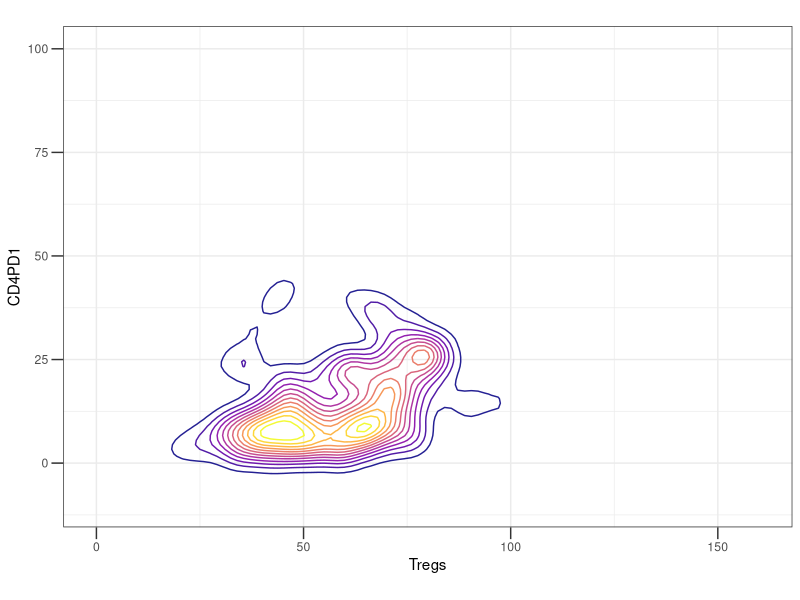
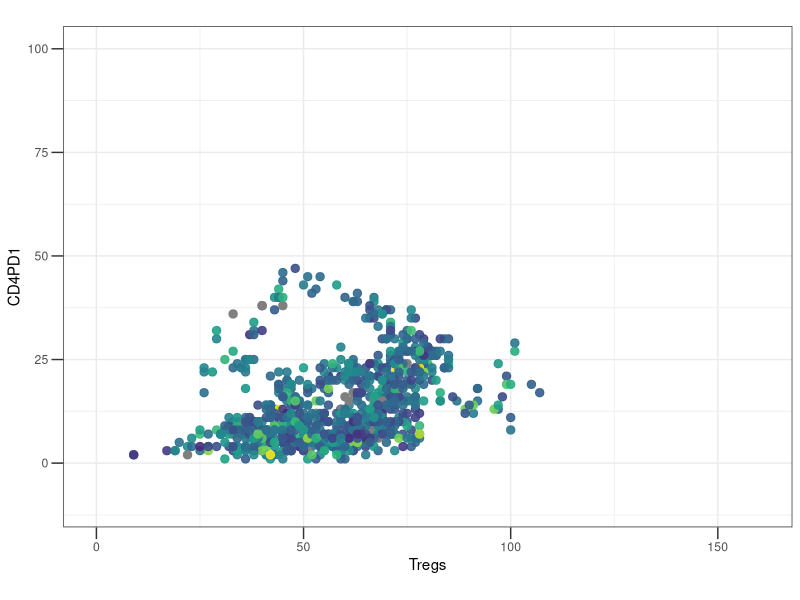

Source code (R) for these figures, in order:
## ---- chunk 1
library(ggplot2)
library(spatstat)
library(viridis)
library(tidyverse)

#import sample data taken from a female 6 week old WT NOD mouse
WT_CD4 <- read.csv("CD4 Tconvs.csv")
WT_Tregs <- read.csv("Tregs.csv")
WT_PD1 <- filter(WT_CD4, PD1>180)        #filter for cells expressing high PD-1
## ---- chunk 2
WT_Tregs.pp3 <- pp3(WT_Tregs[,6],WT_Tregs[,7],WT_Tregs[,8],range(WT_Tregs[,6]),range(WT_Tregs[,7]),range(WT_Tregs[,8]),
                    marks=WT_Tregs$CD25) 
WT_PD1.pp3 <- pp3(WT_PD1[,6],WT_PD1[,7],WT_PD1[,8],range(WT_Tregs[,6]),range(WT_Tregs[,7]),range(WT_Tregs[,8]),
                  marks=WT_PD1$CD25) 

#Calculate 3D cross distances between each CD4+ PD-1+ Tconv and every Treg 
WT_dist <- (crossdist.pp3(WT_PD1.pp3,WT_Tregs.pp3))%>% 
  t()%>%
  as.data.frame()

#Calculate 3D pairwise distances between every CD4+ PD-1+ Tconv  
WT_PD1_pd <- pairdist.pp3(WT_PD1.pp3)

cutoff <- 50 #user selected parameter - distance cutoff in micrometers

WT_dist_list <- list()

#for each CD4+ PD-1+ Tconv, determine whether each Treg falls within distance cutoff
i=1
for(i in 1:length(WT_dist)) {
  WT_dist_list[[i]] <- which(WT_dist[,i]<= cutoff)
}

#for each CD4+ PD-1+ Tconv, determine the total number of Tregs and other CD4+ PD-1+ Tconvs within the distance cutoff
WC_WT <- as.data.frame(apply(t(WT_dist), 1, function(x) {sum(x<=cutoff)}))
  colnames(WC_WT) <- c("#Tregs_within_cutoff")

WC_WT_PD1 <- as.data.frame(apply((WT_PD1_pd), 1, function(x) {sum(x<=cutoff)}))
  colnames(WC_WT_PD1) <- c("PD1")
## ---- chunk 3
#add an indexing column to identify invidual Tregs
WT_Tregs <- mutate(WT_Tregs,
                   index = seq(from=1,to=nrow(WT_Tregs),by=1)
)

WT_nr <- list()

i=1
for(i in 1:length(WT_dist)) {
  WT_nr[[i]] <- as.data.frame(filter(WT_Tregs,WT_Tregs$index %in% WT_dist_list[[i]])) 
}

#For each CD4+ PD1+ Tconv, calculate the median parameter values of surrounding Tregs within the distance cutoff
WT_nr_summary <- lapply(WT_nr, function(x) apply(subset(x, select = c(pSTAT5, Foxp3,CD25,PD1)),2, FUN=median))

WT_nr_res <- data.frame()
i=1
for(i in 1:length(WT_dist)) {
  WT_nr_res <- rbind(WT_nr_res,t(WT_nr_summary[[i]]))
}

#calculate the IL-2RA (CD25) expression ratio between each individual CD4+ PD1+ Tconv and surrounding Tregs within distance cutoff
WT_nr_res <- WT_nr_res%>%
 mutate(Tconv_CD25 = WT_PD1$CD25,
        TTconv_Treg_ratio = Tconv_CD25/CD25)
## ---- chunk 4
#summary
WT_overall <- as.data.frame(cbind(WC_WT$`#Tregs_within_cutoff`,
                                  WC_WT_PD1$PD1,WT_nr_res$TTconv_Treg_ratio))
colnames(WT_overall) <-c("Tregs","CD4PD1", "Tconv_Treg_CD25")

ggplot(WT_overall)+
  stat_density2d(aes(x=Tregs,y=CD4PD1,colour=stat(level)),alpha=0.9,h=c(12,12))+
  scale_color_viridis(option="C",alpha=0.9)+ #include limits to standardize the scale across conditions
  ylim(-10,100)+xlim(0,160)+coord_fixed()+
  theme_bw()+theme(legend.position="none",axis.ticks.length=unit(0.3,"cm"))

ggplot(WT_overall)+
  ylim(-10,100)+xlim(0,160)+coord_fixed()+
  geom_point(aes(x=Tregs,y=CD4PD1,colour=Tconv_Treg_CD25),size=2.5)+
  scale_color_viridis(limits=c(0,1.5),alpha=0.9)+
  theme_bw()+theme(legend.position="none",axis.ticks.length=unit(0.3,"cm"))
